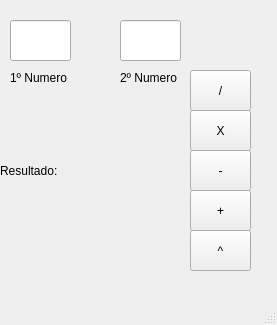
<?xml version="1.0" encoding="UTF-8"?>
<ui version="4.0">
 <class>MainWindow</class>
 <widget class="QMainWindow" name="MainWindow">
  <property name="geometry">
   <rect>
    <x>0</x>
    <y>0</y>
    <width>277</width>
    <height>325</height>
   </rect>
  </property>
  <property name="windowTitle">
   <string>MainWindow</string>
  </property>
  <widget class="QWidget" name="centralwidget">
   <widget class="QPushButton" name="pushButton_Div">
    <property name="geometry">
     <rect>
      <x>190</x>
      <y>70</y>
      <width>61</width>
      <height>41</height>
     </rect>
    </property>
    <property name="text">
     <string>/</string>
    </property>
   </widget>
   <widget class="QPushButton" name="pushButton_Mul">
    <property name="geometry">
     <rect>
      <x>190</x>
      <y>110</y>
      <width>61</width>
      <height>41</height>
     </rect>
    </property>
    <property name="text">
     <string>X</string>
    </property>
   </widget>
   <widget class="QPushButton" name="pushButton_Sub">
    <property name="geometry">
     <rect>
      <x>190</x>
      <y>150</y>
      <width>61</width>
      <height>41</height>
     </rect>
    </property>
    <property name="text">
     <string>-</string>
    </property>
   </widget>
   <widget class="QPushButton" name="pushButton_Som">
    <property name="geometry">
     <rect>
      <x>190</x>
      <y>190</y>
      <width>61</width>
      <height>41</height>
     </rect>
    </property>
    <property name="text">
     <string>+</string>
    </property>
   </widget>
   <widget class="QLabel" name="label">
    <property name="geometry">
     <rect>
      <x>0</x>
      <y>150</y>
      <width>61</width>
      <height>41</height>
     </rect>
    </property>
    <property name="text">
     <string>Resultado:</string>
    </property>
   </widget>
   <widget class="QLineEdit" name="lineEdit_1">
    <property name="geometry">
     <rect>
      <x>10</x>
      <y>20</y>
      <width>61</width>
      <height>41</height>
     </rect>
    </property>
   </widget>
   <widget class="QLineEdit" name="lineEdit_2">
    <property name="geometry">
     <rect>
      <x>120</x>
      <y>20</y>
      <width>61</width>
      <height>41</height>
     </rect>
    </property>
   </widget>
   <widget class="QLabel" name="label_2">
    <property name="geometry">
     <rect>
      <x>10</x>
      <y>70</y>
      <width>71</width>
      <height>16</height>
     </rect>
    </property>
    <property name="text">
     <string>1º Numero</string>
    </property>
   </widget>
   <widget class="QLabel" name="label_3">
    <property name="geometry">
     <rect>
      <x>120</x>
      <y>70</y>
      <width>71</width>
      <height>16</height>
     </rect>
    </property>
    <property name="text">
     <string>2º Numero</string>
    </property>
   </widget>
   <widget class="QLabel" name="label_sinal">
    <property name="geometry">
     <rect>
      <x>80</x>
      <y>30</y>
      <width>31</width>
      <height>21</height>
     </rect>
    </property>
    <property name="text">
     <string/>
    </property>
   </widget>
   <widget class="QLabel" name="label_Res">
    <property name="geometry">
     <rect>
      <x>70</x>
      <y>150</y>
      <width>101</width>
      <height>41</height>
     </rect>
    </property>
    <property name="text">
     <string/>
    </property>
   </widget>
   <widget class="QPushButton" name="pushButton_Elev">
    <property name="geometry">
     <rect>
      <x>190</x>
      <y>230</y>
      <width>61</width>
      <height>41</height>
     </rect>
    </property>
    <property name="text">
     <string>^</string>
    </property>
   </widget>
  </widget>
  <widget class="QMenuBar" name="menubar">
   <property name="geometry">
    <rect>
     <x>0</x>
     <y>0</y>
     <width>277</width>
     <height>21</height>
    </rect>
   </property>
  </widget>
  <widget class="QStatusBar" name="statusbar"/>
 </widget>
 <resources/>
 <connections/>
</ui>
